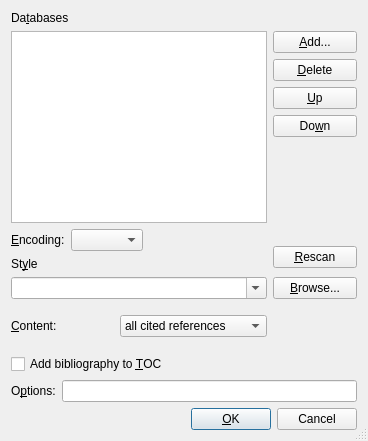
<?xml version="1.0" encoding="UTF-8"?>
<ui version="4.0">
 <class>BibtexUi</class>
 <widget class="QDialog" name="BibtexUi">
  <property name="geometry">
   <rect>
    <x>0</x>
    <y>0</y>
    <width>368</width>
    <height>441</height>
   </rect>
  </property>
  <property name="windowTitle">
   <string/>
  </property>
  <property name="sizeGripEnabled">
   <bool>true</bool>
  </property>
  <layout class="QGridLayout" name="gridLayout">
   <item row="0" column="0">
    <widget class="QLabel" name="databaseLA">
     <property name="sizePolicy">
      <sizepolicy hsizetype="Minimum" vsizetype="Fixed">
       <horstretch>0</horstretch>
       <verstretch>0</verstretch>
      </sizepolicy>
     </property>
     <property name="toolTip">
      <string>BibTeX database to use</string>
     </property>
     <property name="text">
      <string>Da&amp;tabases</string>
     </property>
     <property name="alignment">
      <set>Qt::AlignLeading|Qt::AlignLeft|Qt::AlignTop</set>
     </property>
     <property name="buddy">
      <cstring>databaseLW</cstring>
     </property>
    </widget>
   </item>
   <item row="1" column="0" rowspan="5" colspan="2">
    <widget class="QListWidget" name="databaseLW"/>
   </item>
   <item row="1" column="2">
    <widget class="QPushButton" name="addBibPB">
     <property name="toolTip">
      <string>Add a BibTeX database file</string>
     </property>
     <property name="text">
      <string>&amp;Add...</string>
     </property>
    </widget>
   </item>
   <item row="2" column="2">
    <widget class="QPushButton" name="deletePB">
     <property name="toolTip">
      <string>Remove the selected database</string>
     </property>
     <property name="text">
      <string>&amp;Delete</string>
     </property>
    </widget>
   </item>
   <item row="3" column="2">
    <widget class="QPushButton" name="upPB">
     <property name="toolTip">
      <string>Move the selected database upwards in the list</string>
     </property>
     <property name="text">
      <string>&amp;Up</string>
     </property>
    </widget>
   </item>
   <item row="4" column="2">
    <widget class="QPushButton" name="downPB">
     <property name="toolTip">
      <string>Move the selected database downwards in the list</string>
     </property>
     <property name="text">
      <string>Do&amp;wn</string>
     </property>
    </widget>
   </item>
   <item row="5" column="2" rowspan="2">
    <spacer>
     <property name="orientation">
      <enum>Qt::Vertical</enum>
     </property>
     <property name="sizeType">
      <enum>QSizePolicy::Expanding</enum>
     </property>
     <property name="sizeHint" stdset="0">
      <size>
       <width>77</width>
       <height>16</height>
      </size>
     </property>
    </spacer>
   </item>
   <item row="7" column="2" rowspan="2">
    <widget class="QPushButton" name="rescanPB">
     <property name="toolTip">
      <string>Scan for new databases and styles</string>
     </property>
     <property name="text">
      <string>&amp;Rescan</string>
     </property>
    </widget>
   </item>
   <item row="8" column="0">
    <widget class="QLabel" name="styleLA">
     <property name="sizePolicy">
      <sizepolicy hsizetype="Minimum" vsizetype="Fixed">
       <horstretch>0</horstretch>
       <verstretch>0</verstretch>
      </sizepolicy>
     </property>
     <property name="toolTip">
      <string>The BibTeX style</string>
     </property>
     <property name="text">
      <string>St&amp;yle</string>
     </property>
     <property name="buddy">
      <cstring>styleCB</cstring>
     </property>
    </widget>
   </item>
   <item row="9" column="0" colspan="2">
    <widget class="QComboBox" name="styleCB">
     <property name="toolTip">
      <string>Choose a style file</string>
     </property>
     <property name="editable">
      <bool>true</bool>
     </property>
     <property name="autoCompletion">
      <bool>true</bool>
     </property>
     <property name="duplicatesEnabled">
      <bool>false</bool>
     </property>
    </widget>
   </item>
   <item row="9" column="2">
    <widget class="QPushButton" name="stylePB">
     <property name="toolTip">
      <string>Choose a style file</string>
     </property>
     <property name="text">
      <string>&amp;Browse...</string>
     </property>
     <property name="autoDefault">
      <bool>false</bool>
     </property>
    </widget>
   </item>
   <item row="10" column="0">
    <widget class="QLabel" name="btPrintLA">
     <property name="sizePolicy">
      <sizepolicy hsizetype="Minimum" vsizetype="Fixed">
       <horstretch>0</horstretch>
       <verstretch>0</verstretch>
      </sizepolicy>
     </property>
     <property name="toolTip">
      <string>This bibliography section contains...</string>
     </property>
     <property name="text">
      <string>&amp;Content:</string>
     </property>
     <property name="buddy">
      <cstring>btPrintCO</cstring>
     </property>
    </widget>
   </item>
   <item row="10" column="1">
    <widget class="QComboBox" name="btPrintCO">
     <property name="toolTip">
      <string>This bibliography section contains...</string>
     </property>
     <item>
      <property name="text">
       <string>all cited references</string>
      </property>
     </item>
     <item>
      <property name="text">
       <string>all uncited references</string>
      </property>
     </item>
     <item>
      <property name="text">
       <string>all references</string>
      </property>
     </item>
    </widget>
   </item>
   <item row="10" column="2">
    <spacer>
     <property name="orientation">
      <enum>Qt::Vertical</enum>
     </property>
     <property name="sizeType">
      <enum>QSizePolicy::Expanding</enum>
     </property>
     <property name="sizeHint" stdset="0">
      <size>
       <width>20</width>
       <height>20</height>
      </size>
     </property>
    </spacer>
   </item>
   <item row="12" column="0" colspan="3">
    <layout class="QHBoxLayout" name="horizontalLayout">
     <item>
      <widget class="QLabel" name="biblatexOptsLA">
       <property name="text">
        <string>O&amp;ptions:</string>
       </property>
       <property name="buddy">
        <cstring>biblatexOptsLE</cstring>
       </property>
      </widget>
     </item>
     <item>
      <widget class="QLineEdit" name="biblatexOptsLE">
       <property name="toolTip">
        <string>Options to the biblatex bibliography command. See the biblatex manual for details.</string>
       </property>
      </widget>
     </item>
    </layout>
   </item>
   <item row="13" column="0" colspan="3">
    <layout class="QHBoxLayout">
     <property name="spacing">
      <number>6</number>
     </property>
     <property name="leftMargin">
      <number>0</number>
     </property>
     <property name="topMargin">
      <number>0</number>
     </property>
     <property name="rightMargin">
      <number>0</number>
     </property>
     <property name="bottomMargin">
      <number>0</number>
     </property>
     <item>
      <spacer>
       <property name="orientation">
        <enum>Qt::Horizontal</enum>
       </property>
       <property name="sizeType">
        <enum>QSizePolicy::Expanding</enum>
       </property>
       <property name="sizeHint" stdset="0">
        <size>
         <width>20</width>
         <height>20</height>
        </size>
       </property>
      </spacer>
     </item>
     <item>
      <widget class="QPushButton" name="okPB">
       <property name="text">
        <string>&amp;OK</string>
       </property>
       <property name="autoDefault">
        <bool>false</bool>
       </property>
       <property name="default">
        <bool>true</bool>
       </property>
      </widget>
     </item>
     <item>
      <widget class="QPushButton" name="closePB">
       <property name="text">
        <string>Cancel</string>
       </property>
       <property name="autoDefault">
        <bool>false</bool>
       </property>
      </widget>
     </item>
    </layout>
   </item>
   <item row="6" column="0" rowspan="2" colspan="2">
    <layout class="QHBoxLayout" name="horizontalLayout_2">
     <item>
      <widget class="QLabel" name="bibEncodingLA">
       <property name="text">
        <string>&amp;Encoding:</string>
       </property>
       <property name="buddy">
        <cstring>bibEncodingCO</cstring>
       </property>
      </widget>
     </item>
     <item>
      <widget class="QComboBox" name="bibEncodingCO">
       <property name="toolTip">
        <string>If your bibliography databases use a different encoding than the LyX document, specify it here</string>
       </property>
      </widget>
     </item>
     <item>
      <spacer name="horizontalSpacer">
       <property name="orientation">
        <enum>Qt::Horizontal</enum>
       </property>
       <property name="sizeHint" stdset="0">
        <size>
         <width>40</width>
         <height>20</height>
        </size>
       </property>
      </spacer>
     </item>
    </layout>
   </item>
   <item row="11" column="0" colspan="2">
    <widget class="QCheckBox" name="bibtocCB">
     <property name="toolTip">
      <string>Add bibliography to the table of contents</string>
     </property>
     <property name="text">
      <string>Add bibliography to &amp;TOC</string>
     </property>
    </widget>
   </item>
  </layout>
 </widget>
 <tabstops>
  <tabstop>addBibPB</tabstop>
  <tabstop>deletePB</tabstop>
  <tabstop>styleCB</tabstop>
  <tabstop>stylePB</tabstop>
  <tabstop>bibtocCB</tabstop>
  <tabstop>btPrintCO</tabstop>
  <tabstop>okPB</tabstop>
  <tabstop>closePB</tabstop>
 </tabstops>
 <includes>
  <include location="local">qt_i18n.h</include>
 </includes>
 <resources/>
 <connections/>
</ui>
